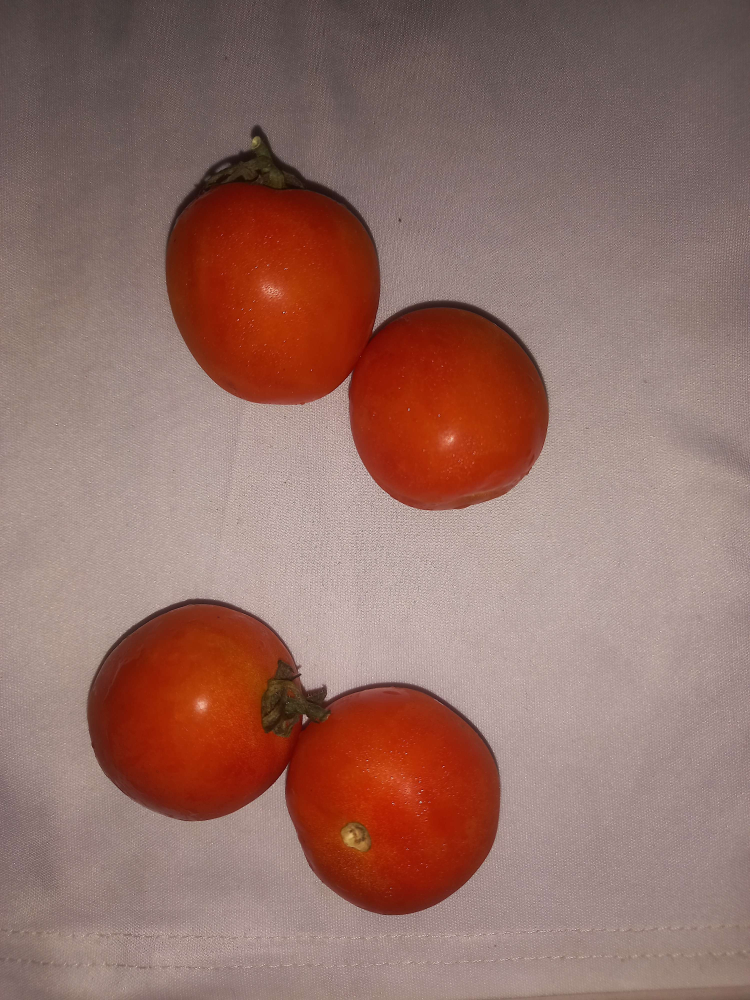
#> input picture tomato_images/T11.jpg, 3000 x 4000 px, found by its file name (shown at 1/4 size)
$ jupyter execute watershed_function.ipynb
#> lines starting #> are read from the running program, lines starting #| are printed output that depends on the picture; after the words box and inside, x2 and y2 are one past the last pixel; in counts of white or black regions, pixels touching at a corner belong together
#> further down, t9 is the input picture: shape (4000, 3000, 3); mean B, G, R 103.3, 111.6, 147.6
[cell 1]
import cv2
import numpy as np
import matplotlib.pyplot as plt

[cell 2]
# Path: watershed_class.ipynb

class image_processor:
    def __init__(self, bgr_image):
        self.img = bgr_image
        self.org_img = self.img.copy()
        self.gray = cv2.cvtColor(self.img, cv2.COLOR_BGR2GRAY)
        self.cropped_objects = []
        self.processing_steps_images = []
        self.processing_steps_labels = ["Original Image", "Mask Image", "Distance Transform", "Foreground Image"]
        self.all_cnts = []  # Store detected contours
        self.cropped_objects_info = []  # Store cropped objects info

    def create_mask(self):
        # Apply threshod and fill holes
        lower = np.array([70, 70, 70])
        upper = np.array([255, 255, 255])
        mask = cv2.bitwise_not(cv2.inRange(self.img, lower, upper))
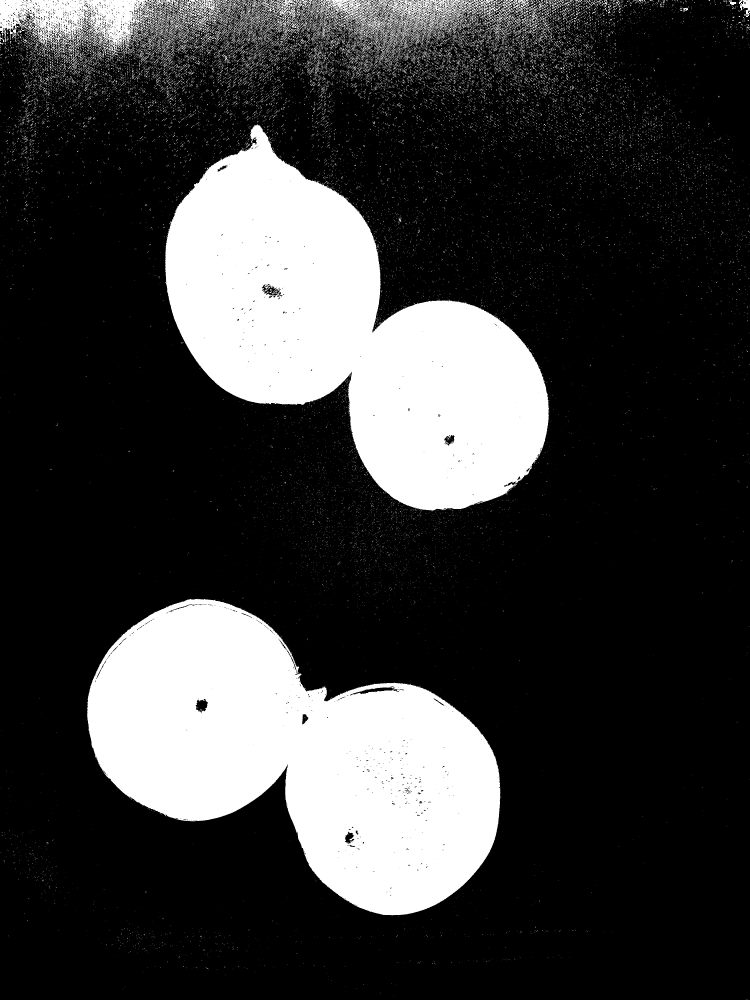
#> mask: shape (4000, 3000) (shown at 1/4 size); 22.9% white; 27199 white regions (25964 under 20 px)

        # Filling holes
        contours, _ = cv2.findContours(mask, cv2.RETR_EXTERNAL, cv2.CHAIN_APPROX_SIMPLE)
#> contours = 27097 contours, 26711 with area under 20; largest, box (x1, y1, x2, y2) and area: (349, 2395, 2002, 3661) 1221320, (661, 496, 2198, 2045) 1206853, (0, 0, 913, 221) 117874, (876, 0, 2058, 220) 98288, (2048, 0, 2119, 118) 1787
        for contour in contours:
            cv2.drawContours(mask, [contour], 0, 255, -1)  # 255 is color, -1 means fill the contour
#> this loop made 27097 passes
#> contour on passes 1 to 3: [[2991, 3998], [2991, 3999]], [[2986, 3998], [2986, 3999], [2987, 3999]], [[1573, 3984]]
#> mask: shape (4000, 3000); 23.6% white; 27097 white regions (25870 under 20 px), largest, box (x1, y1, x2, y2) and area: (349, 2395, 2002, 3661) 1223879, (661, 496, 2198, 2045) 1210041, (0, 0, 913, 221) 123896
        return mask

    def resize_with_padding(self, img, target_size=(128, 128), fill_value=0):
        """
        Resize the input image to the target size, maintaining the original aspect ratio by padding.
        """
        h, w = img.shape[:2]
        ratio = min(target_size[0] / h, target_size[1] / w)
        new_size = (int(w * ratio), int(h * ratio))
        resized_img = cv2.resize(img, new_size)

        delta_w = target_size[1] - new_size[0]
        delta_h = target_size[0] - new_size[1]
        top, bottom = delta_h // 2, delta_h - (delta_h // 2)
        left, right = delta_w // 2, delta_w - (delta_w // 2)

        padded_img = cv2.copyMakeBorder(resized_img, top, bottom, left, right, cv2.BORDER_CONSTANT, value=fill_value)
        return padded_img

    def display_results(self):
        for i, cropped in enumerate(self.cropped_objects):
            plt.subplot(1, len(self.cropped_objects), i + 1)
            plt.imshow(cv2.cvtColor(cropped, cv2.COLOR_BGR2RGB))
            plt.title(f"Cropped Object {i + 1}")
            plt.axis('off')
        plt.show()

    # [10 lines left out: function display_masks, not called in this run]

    def apply_watershed(self):
        self.processing_steps_images.append(self.img)
        thresh = self.create_mask()
        self.processing_steps_images.append(thresh)

        sure_bg = cv2.dilate(thresh, np.ones((5, 5), np.uint8), iterations=1)
#> sure_bg: shape (4000, 3000); 30.9% white; 6838 white regions (13 under 20 px), largest, box (x1, y1, x2, y2) and area: (656, 494, 2202, 2074) 1240360, (347, 2393, 2008, 3663) 1238573, (0, 0, 2515, 517) 786823

        dist_transform = cv2.distanceTransform(thresh, cv2.DIST_L2, 5)
        _, sure_fg = cv2.threshold(dist_transform, 0.4 * dist_transform.max(), 255, 0)
#> sure_fg: shape (4000, 3000) float32; 7.5% white; 4 white regions, box (x1, y1, x2, y2) and area: (830, 773, 1353, 1449) 263785, (1299, 2900, 1833, 3493) 239852, (517, 2565, 1117, 3117) 222624, (1562, 1371, 2026, 1873) 179673
        self.processing_steps_images.append(dist_transform)
        self.processing_steps_images.append(sure_fg)


        sure_fg = np.uint8(sure_fg)
        unknown = cv2.subtract(sure_bg, sure_fg)
#> unknown: shape (4000, 3000); 23.4% white; 6838 white regions (13 under 20 px), largest, box (x1, y1, x2, y2) and area: (656, 494, 2202, 2074) 796902, (0, 0, 2515, 517) 786823, (347, 2393, 2008, 3663) 776097

        _, markers = cv2.connectedComponents(sure_fg)
#> markers: shape (4000, 3000) int32; 5 distinct labels, from 0 to 4
        markers = markers + 1
#> markers: shape (4000, 3000) int32; 5 distinct labels, from 1 to 5
        markers[unknown == 255] = 0
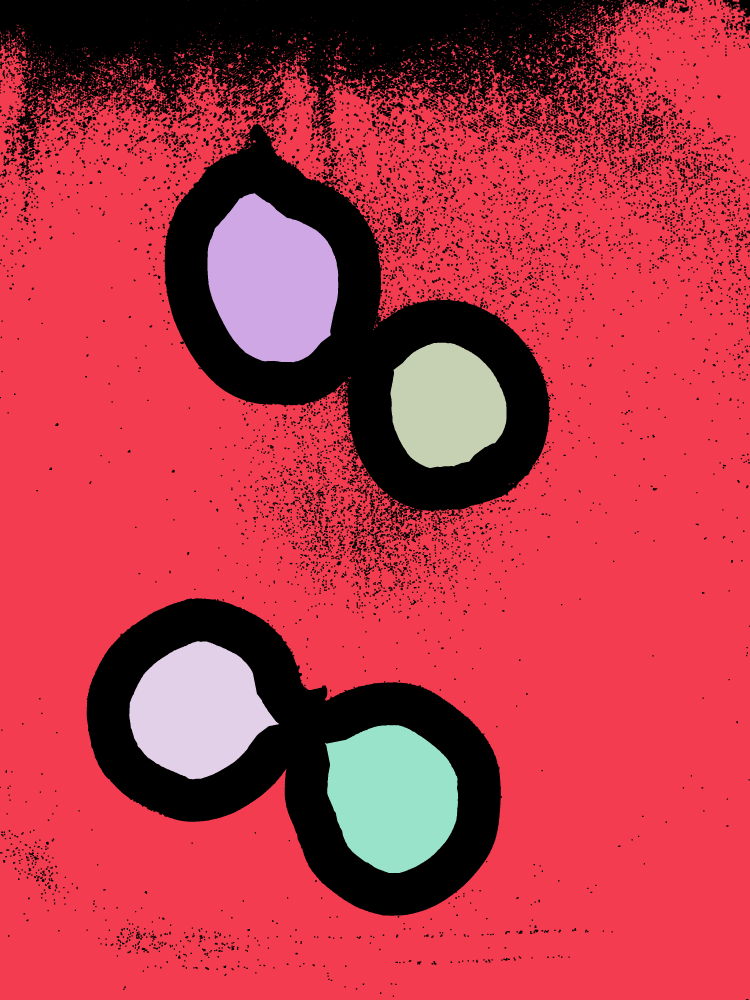
#> markers: shape (4000, 3000) int32 (shown at 1/4 size); 6 distinct labels, from 0 to 5; one colour per label, 0 black
        cv2.watershed(self.img, markers)
        self.img[markers == -1] = [0, 0, 255]


        for label in np.unique(markers):
            # If the label is 0 or 1, it's background or unknown region. So, we skip.
            if label <= 1:
                continue
            mask = np.zeros(self.gray.shape, dtype="uint8")
            mask[markers == label] = 255
            cnts, _ = cv2.findContours(mask.copy(), cv2.RETR_EXTERNAL, cv2.CHAIN_APPROX_SIMPLE)
            for c in cnts:
                x, y, w, h = cv2.boundingRect(c)
                cropped = self.org_img[y:y+h, x:x+w]
                cropped_resized = self.resize_with_padding(cropped)
                center_x = x + w // 2
                center_y = y + h // 2

                cropped_info = {
                    'cropped_image': cropped_resized,
                    'center_coordinates': (center_x, center_y),
                    'bounding_box': (x, y, w, h)  # Store the bounding box as well
                }
                self.cropped_objects_info.append(cropped_info)
                self.cropped_objects.append(cropped_resized)
            self.all_cnts.append(cnts)
#> this loop made 6 passes
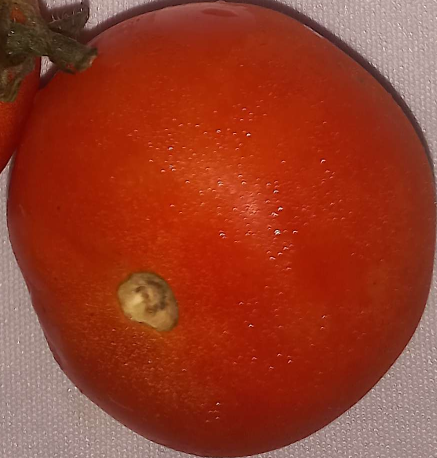
#> cropped: shape (916, 874, 3) (shown at 1/2 size); mean B, G, R 38.3, 59.7, 150.2
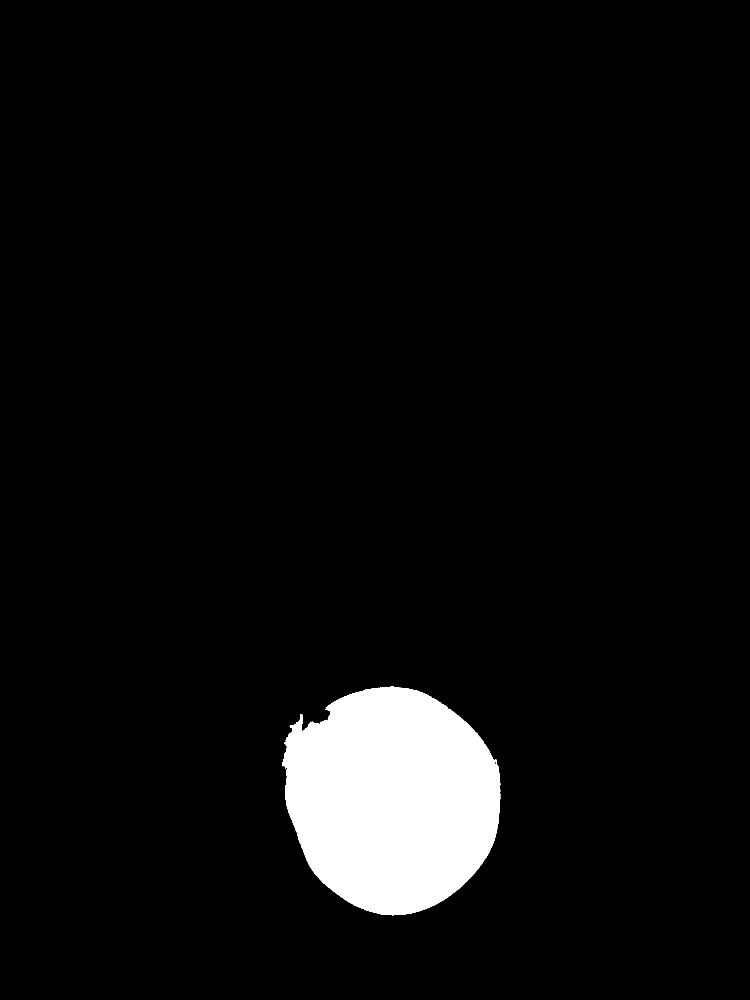
#> mask: shape (4000, 3000) (shown at 1/4 size); 5.1% white; 1 white region, box (x1, y1, x2, y2) and area: (1128, 2745, 2002, 3661) 610843
#> after the loop, self.all_cnts = 4 items; self.cropped_objects = 4 items; self.cropped_objects_info = 4 items

    # [28 lines left out: function draw_rectangles, not called in this run]

[cell 3]
t9 = cv2.imread('T11.jpg')
img = image_processor(t9)
img.apply_watershed()

[cell 4]
img.display_results()
#> the loop in display_results, `for i, cropped in enumerate(self.cropped_objects):` made 4 passes
#> in display_results, `plt.show()`:
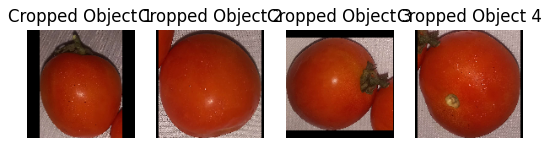
#> figure drawn by matplotlib, 4 panels

$ run again, with tomato_images/T10.jpg copied over tomato_images/T11.jpg
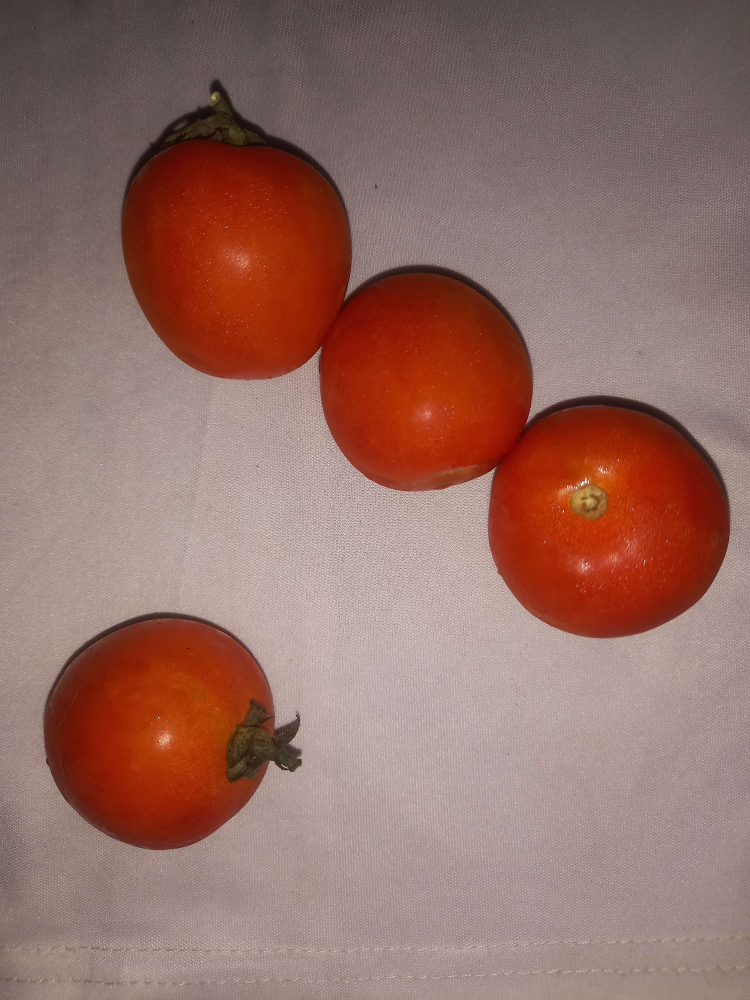
#> input picture tomato_images/T10.jpg, 3000 x 4000 px, found by its file name (shown at 1/4 size)
#> t9 is the input picture: shape (4000, 3000, 3); mean B, G, R 101.7, 110.2, 147.7
#> in create_mask, `mask = cv2.bitwise_not(cv2.inRange(self.img, lower, upper))`:
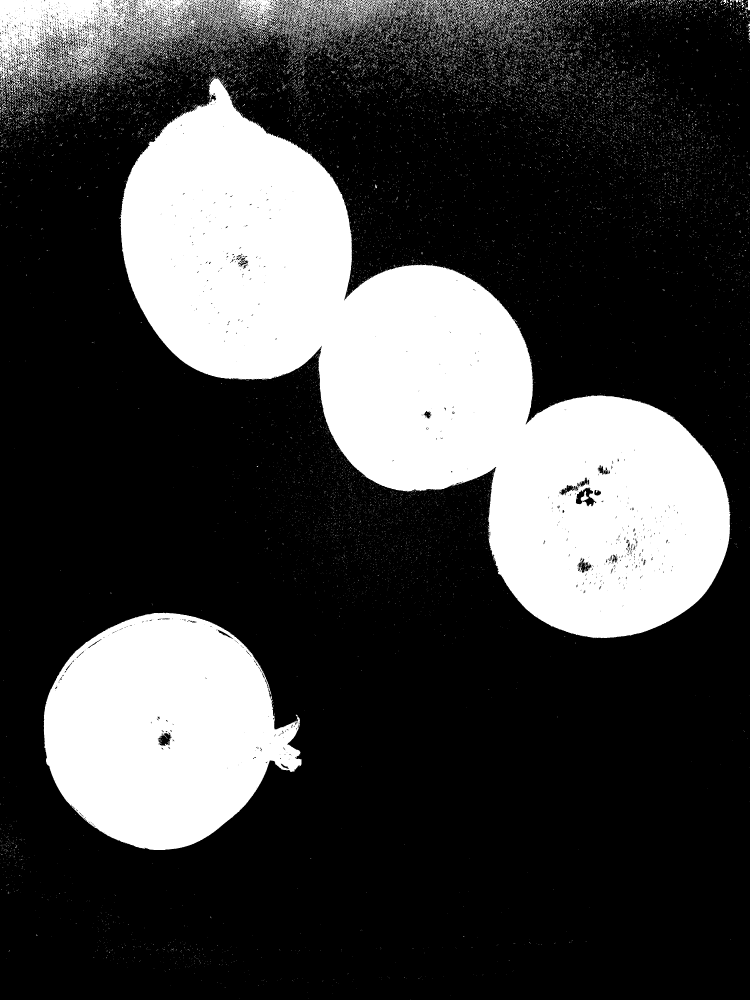
#> mask: shape (4000, 3000) (shown at 1/4 size); 26.3% white; 24298 white regions (23289 under 20 px)
#> contours = 24156 contours, 23852 with area under 20; largest, box (x1, y1, x2, y2) and area: (480, 305, 2922, 2553) 2132142, (175, 2451, 1207, 3400) 697000, (0, 0, 1636, 370) 260648, (1607, 0, 2030, 119) 13312, (2042, 23, 2087, 78) 398
#> the loop in create_mask, `for contour in contours:` made 24156 passes
#> contour on passes 1 to 3: [[1640, 3999]], [[956, 3995]], [[1232, 3992]]
#> sure_bg: shape (4000, 3000); 33.5% white; 5801 white regions (13 under 20 px), largest, box (x1, y1, x2, y2) and area: (0, 0, 2929, 2555) 2926998, (173, 2449, 1209, 3402) 708107, (2466, 0, 2748, 71) 8291
#> unknown: shape (4000, 3000); 25.1% white; 5801 white regions (13 under 20 px), largest, box (x1, y1, x2, y2) and area: (0, 0, 2929, 2555) 2159729, (173, 2449, 1209, 3402) 469345, (2466, 0, 2748, 71) 8291
#> the loop in apply_watershed, `for label in np.unique(markers): # If the label is 0 or 1, it's backgr..` made 6 passes
#> after the loop in apply_watershed, `for label in np.unique(markers):`: self.all_cnts = 4 items
#> the loop in display_results, `for i, cropped in enumerate(self.cropped_objects):` made 4 passes
#> in display_results, `plt.show()`:
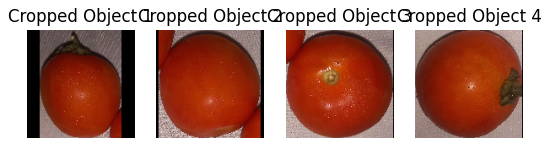
#> figure drawn by matplotlib, 4 panels
